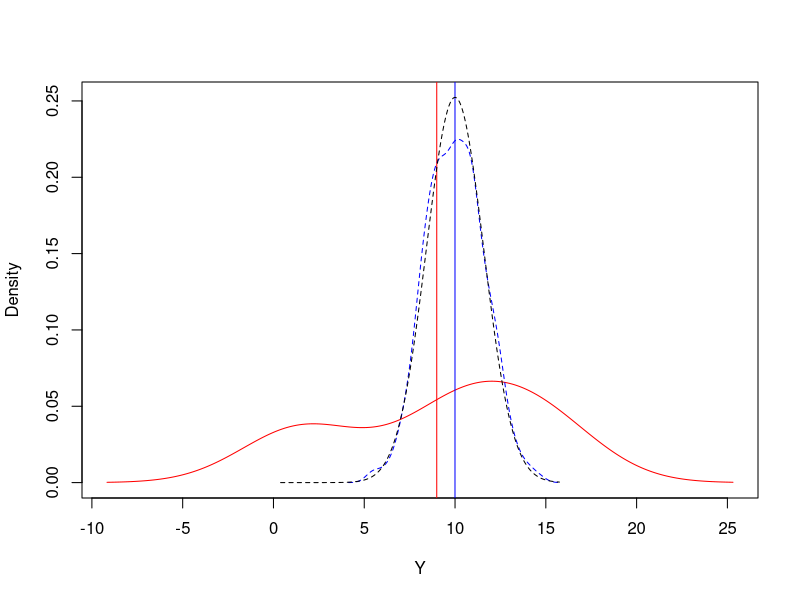

Generate this figure with R:
#monte carlo
n  = 10
mu = 10
sd = 5
Y  = rnorm(n,mean=mu,sd=sd)

plot(density(Y)$x,density(Y)$y,
     type='l',col='red',
     ylim=c(0,dnorm(mu,mean=mu,sd=sd/sqrt(n))),
     xlab='Y',ylab='Density')
abline(v=mean(Y),col='red')
yGrid = seq(min(Y),max(Y),length=1000)


nSamples = 1000
YmeanVec = rep(0,nSamples)
for(iter in 1:nSamples){
  Y = rnorm(n,mean=mu,sd=sd)
  YmeanVec[iter] = mean(Y)
}

lines(density(YmeanVec)$x,density(YmeanVec)$y,
      col='blue',lty=2)
abline(v=mean(YmeanVec),col='blue')
lines(yGrid,dnorm(yGrid,mean=mu,sd=sd/sqrt(n)),col='black',lty=2)

